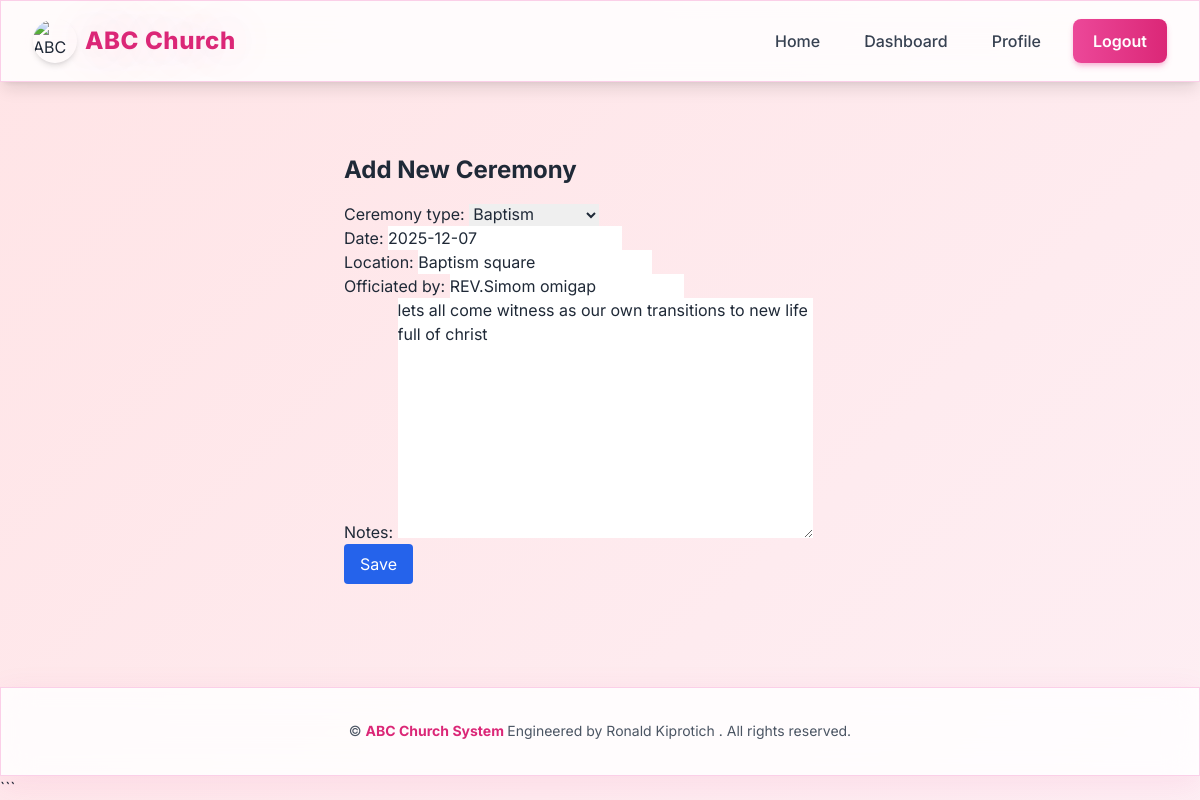
The app's page /ceremonies/edit/3/ (signed in) with its own data.
### ceremonies/models.py (models this page shows, shortened)
class Ceremony(models.Model):
    CEREMONY_TYPES = [
        ('Wedding', 'Wedding'),
        ('Baptism', 'Baptism'),
        ('Funeral', 'Funeral'),
        ('Thanksgiving', 'Thanksgiving'),
        ('Bible Study', 'Bible Study'),
        ('Youth Meeting', 'Youth Meeting'),
        ('Other', 'Other'),
    ]
    member = models.ForeignKey(settings.AUTH_USER_MODEL, on_delete=models.CASCADE)
    ceremony_type = models.CharField(max_length=50, choices=CEREMONY_TYPES)
    date = models.DateField()
    location = models.CharField(max_length=255)
    officiated_by = models.CharField(max_length=100, blank=True, null=True)
    notes = models.TextField(blank=True, null=True)
    created_at = models.DateTimeField(auto_now_add=True)

### ceremonies/views.py (the view, shortened to what this page needs)
# urls.py: path('edit/<int:pk>/', CeremonyUpdateView.as_view(), name='edit_ceremony'),
class CeremonyUpdateView(LoginRequiredMixin, UserPassesTestMixin, UpdateView):
    model = Ceremony
    fields = ['ceremony_type', 'date', 'location', 'officiated_by', 'notes']
    template_name = 'ceremonies/ceremony_form.html'
    def test_func(self):
        return self.request.user.is_staff or self.request.user.is_superuser

### ceremonies/templates/ceremonies/ceremony_form.html (shortened to what this page needs)
{% extends 'accounts/base.html' %}
{% block content %}
<div class="max-w-lg mx-auto mt-6">
  <h2 class="text-2xl font-bold mb-4">Add New Ceremony</h2>
  <form method="post">
    {{ form.as_p }}
    <button type="submit" class="bg-blue-600 text-white px-4 py-2 rounded">Save</button>
  </form>
</div>
{% endblock %}

### accounts/templates/accounts/base.html (style rules this page uses)
* { font-family: 'Inter', sans-serif; box-sizing: border-box; }
html { scroll-behavior: smooth; }
body { font-feature-settings: "cv02", "cv03", "cv04", "cv11"; overflow-x: hidden; }
.animated-gradient { background: linear-gradient( -45deg, #fce7f3, #fbcfe8, #fdf2f8, #ffe4e6 ); background-size: 400% 400%; animation: gradientShift 15s ease infinite; }

### records on screen
Ceremony: ceremony_type "Baptism", date "2025-12-07", location "Baptism square", officiated_by "REV.Simom omigap", notes "lets all come witness as our own transitions to new life full of christ"
